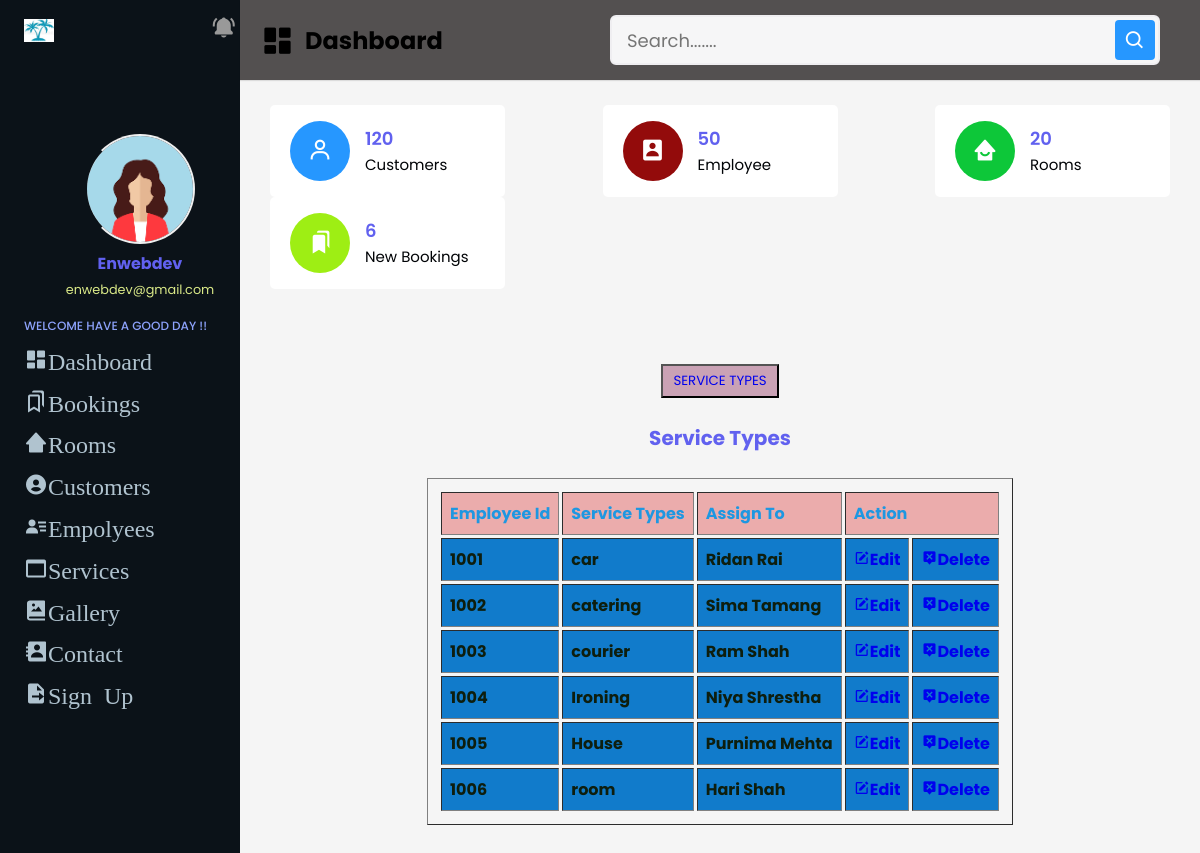
Page /admin/sview.php (signed in) on the committed database.
### tables this page shows
CREATE TABLE `services` (
  `e_id` int(11) NOT NULL,
  `services` varchar(50) NOT NULL,
  `assignto` varchar(50) NOT NULL
);

### admin/sview.php (the view, shortened to what this page needs)
<?php
  require('inc/db_config.php');
?>
<!DOCTYPE html>
<html lang="en">
   <head>
    <?php require('inc/links.php') ?>
  </head>
  <body class="bg-light">
    <?php require('inc/header.php');?>
    <br><br><br>
    <center>
    <button type="button" class="btn btn-dark shadow-none text-center"><a href="services.php">SERVICE TYPES</a></button>
    </center>
    <div class="content">
         <center>
            <br>
            <h3><u>Service Types</u></h3><br>
            <table border="1px" cellpadding="10px" cellspacing="3">
            <tr>
              <th>Employee Id</th>
              <th>Service Types</th>
              <th>Assign To</th>
              <th colspan="2">Action</th>
            </tr>
            <?php
            $sql ="SELECT * FROM services";
            $res= mysqli_query($con,$sql);
            $result=mysqli_num_rows($res);
            if($result){
              while($row = mysqli_fetch_array($res)){
                ?>
               <tr>
                 <td><?php echo $row['e_id'];?></td>
                 <td><?php echo $row['services'];?></td>
                 <td><?php echo $row['assignto'];?></td>
                 <td><a href="supdate.php?e_id=<?php echo $row['e_id'];?>"><i class='bx bxs-edit'></i>Edit</a></td>
                 <td><a onclick="return confirm('Are you sure, you want to delete?')" href="sdelete.php?e_id=<?php echo $row['e_id'];?>"><i class='bx bxs-message-alt-x'></i>Delete</a></td>
                </tr>
               <?php
              }
              }
              ?>
           </table>
            <br><br>
          </center>
    </div>
  </body>
</html>

### admin/style.css (style rules this page uses)
:root { --main:orange; --bg:#0B1218; --bg-body:#131D28; }
* { margin: 0; padding: 0; text-decoration: none; list-style-type: none; box-sizing: border-box; font-family: 'Poppins' ,sans-serif; }
h3 { font-size: 20px; color: rgb(97, 97, 239); }
.btn { background:rgb(202, 162, 181); color: rgb(107, 83, 83); padding: 5px 10px; text-align: center; }
table { padding: 10px; }
th { text-align: left; padding: 8px; color: rgb(30, 151, 225); background: rgb(235, 172, 172); }
td { text-align: left; padding: 8px; color: rgb(14, 30, 14); background: rgb(17, 123, 203); font-weight: bold; }

### rows in the picture
services: e_id "1001", services "car", assignto "Ridan Rai"
services: e_id "1002", services "catering", assignto "Sima Tamang"
services: e_id "1003", services "courier", assignto "Ram Shah"
services: e_id "1004", services "Ironing", assignto "Niya Shrestha"
services: e_id "1005", services "House", assignto "Purnima Mehta"
services: e_id "1006", services "room", assignto "Hari Shah"
